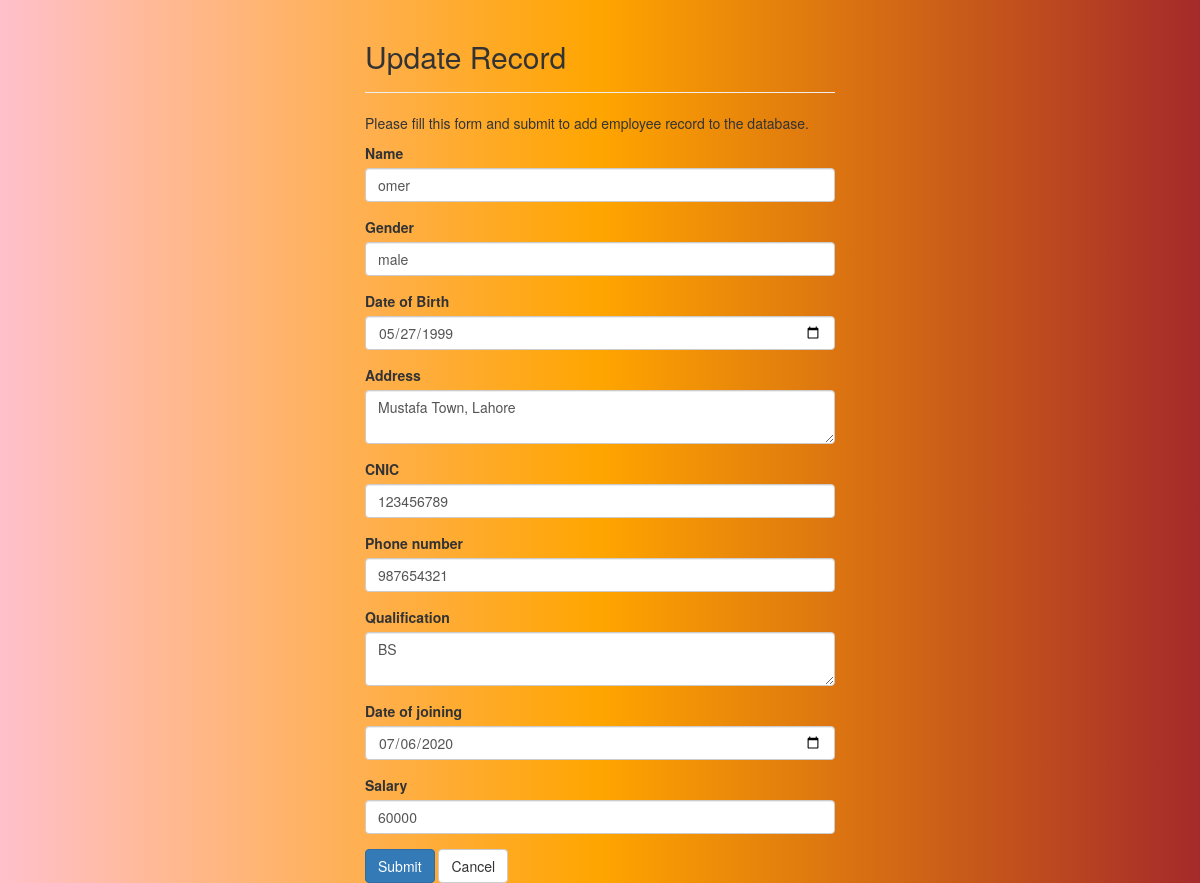
The page /Eupdate.php?id=3 on the database its author committed.
### tables this page shows
CREATE TABLE `employee` (
  `id` int(11) NOT NULL,
  `name` varchar(100) NOT NULL,
  `gender` varchar(20) NOT NULL,
  `dob` date NOT NULL,
  `address` varchar(225) NOT NULL,
  `cnic` int(20) NOT NULL,
  `phone` int(20) NOT NULL,
  `qualification` varchar(30) NOT NULL,
  `doj` date NOT NULL,
  `salary` int(10) NOT NULL
);

### Eupdate.php (the view, shortened to what this page needs)
<!DOCTYPE html>
<html lang="en">
<head>
    <link rel="stylesheet" href="https://maxcdn.bootstrapcdn.com/bootstrap/3.3.7/css/bootstrap.css">
</head>
 <?php
require_once "Econfig.php";
     $id=$_GET['id'];
$showQuery="SELECT * FROM employee
WHERE id='$id'";
?>
<body id="grad">
    <div class="wrapper">
        <div class="container-fluid">
            <div class="row">
                <div class="col-md-12">
                    <div class="page-header">
                        <h2>Update Record</h2>
                    </div>
                    <p>Please fill this form and submit to add employee record to the database.</p>
                    <form action="Eupdate.php" method="POST">
                         <?php
                            if($update=$mysqli->query($showQuery)){
                                if($update->num_rows>0):?>
                                   <?php
                            while($row=$update->fetch_array()):
                         ?>
                        <div class="form-group ">
                            <label>Name</label>
                            <input type="text" name="name" class="form-control" value="<?php echo $row['name'] ; ?>">
                        </div>
                        <div class="form-group ">
                            <label>Gender</label>
                            <input type="text" name="gender" class="form-control" value="<?php echo $row['gender']; ?>">
                        </div>
                        <div class="form-group">
                            <label>Date of Birth</label>
                            <input type="date" name="dob" class="form-control" value="<?php echo $row['dob']; ?>">
                        </div>
                        <div class="form-group ">
                            <label>Address</label>
                            <textarea name="address" class="form-control"><?php echo $row['address']; ?></textarea>
                        </div>
                        <div class="form-group">
                            <label>CNIC</label>
                            <input type="text" name="cnic" class="form-control" value="<?php echo $row['cnic']; ?>">
                        </div>
                        <div class="form-group ">
                            <label>Phone number</label>
                            <input type="text" name="phone" class="form-control" value="<?php echo $row['phone']; ?>">
                        </div>
                        <div class="form-group ">
                            <label>Qualification</label>
                            <textarea name="qualification" class="form-control"><?php echo $row['qualification']; ?></textarea>
                        </div>
                        <div class="form-group ">
                            <label>Date of joining</label>
                            <input type="date" name="doj" class="form-control" value="<?php echo $row['doj']; ?>">
                        </div>
                        <div class="form-group ">
                            <label>Salary</label>
                            <input type="text" name="salary" class="form-control" value="<?php echo $row['salary']; ?>">
                        </div>
                        <input type="submit" name="update" class="btn btn-primary" value="Submit">
                        <a href="Eindex.php" class="btn btn-default">Cancel</a>
                        <?php
                          endwhile
                       ?>
                       <?php
                        endif
                       ?>
                      <?php
                        }
                        else{
                            echo "error";
                        }
                      ?>
                    </form>
                </div>
            </div>
        </div>
    </div>
</body>
</html>

### Eupdate.php (style rules this page uses)
.wrapper { width: 500px; margin: 0 auto; }
#grad { background-image: linear-gradient(-90deg, brown,orange,pink); }

### rows shown on the page
employee: name "omer", gender "male", dob "05/27/1999", address "Mustafa Town, Lahore", cnic "123456789", phone "987654321", qualification "BS", doj "07/06/2020", salary "60000"
